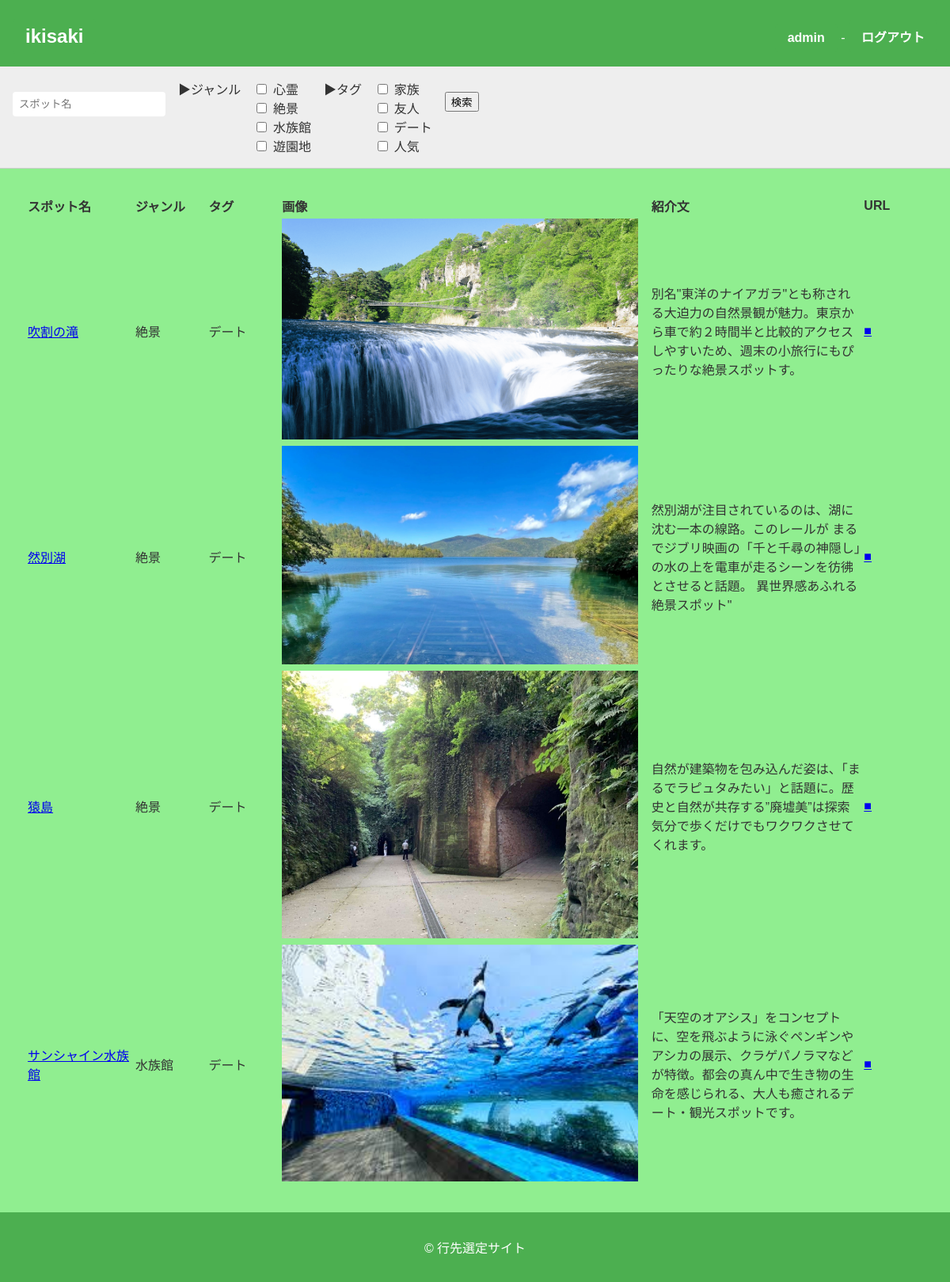
Page /spot/search (signed in) on the committed database.
### apps/ikisaki/models.py (models this page shows, shortened)
class User(db.Model, UserMixin):
    __tablename__ = "user"
    user_id = db.Column(db.String, primary_key=True, unique=True, nullable=False)
    password_hash = db.Column(db.String, nullable=False)
    schedules = db.relationship("Schedule", back_populates="user", cascade="all, delete-orphan")
    @property
    def password(self):
        raise AttributeError("読み取り不可")

class Spot(db.Model):
    __tablename__ = "spot"
    id = db.Column(db.Integer, primary_key=True, nullable=False)
    name = db.Column(db.String, nullable=False)
    genre_id = db.Column(db.Integer, nullable=False)
    introduction = db.Column(db.String, nullable=False)
    url = db.Column(db.String, nullable=True)
    user_id = db.Column(db.String, nullable=False)
    tags = db.relationship("SpotTag", backref="spot", cascade="all, delete-orphan")
    pictures = db.relationship("SpotPicture", backref="spot", cascade="all, delete-orphan")

class SpotTag(db.Model):
    __tablename__ = "spot_tag"
    spot_id = db.Column(db.Integer, db.ForeignKey("spot.id"), primary_key=True, nullable=False)
    tag = db.Column(db.String, primary_key=True, nullable=False)

class SpotPicture(db.Model):
    __tablename__ = "spot_picture"
    spot_id = db.Column(db.Integer, db.ForeignKey("spot.id"), primary_key=True, nullable=False)
    url = db.Column(db.String, primary_key=True, nullable=False)

### apps/ikisaki/views/spot.py (the view)
@ikisaki.route("/spot/search", methods=["GET", "POST"])
@login_required
def spot_search():
	ssform = SpotSearchForm()
	name_kw = (ssform.name.data or "").strip()  # 部分一致検索
	genre_ids = request.form.getlist("genre_ids")  # ["1","3",...]
	tags = request.form.getlist("tags")            # ["家族","人気",...]
	q = Spot.query.filter()
	if name_kw:
		q = q.filter(Spot.name.contains(name_kw))
	if genre_ids:
		genre_id_list = []
		for g in genre_ids:
			genre_id_list.append(int(g))
		q = q.filter(Spot.genre_id.in_(genre_id_list))
	if tags:
		q = q.filter(Spot.tags.any(SpotTag.tag.in_(tags)))
	spots = q.all()
	return render_template(
		"ikisaki/spot_search.html",
		ssform=ssform,
		name_kw=name_kw,
		genre_ids=genre_ids,
		tags=tags,
		spots=spots,
	)

### apps/ikisaki/forms.py
class SpotSearchForm(FlaskForm):
	name = StringField(
		"スポット名",
	)
	submit = SubmitField("検索")

### apps/app.py (called while the page is built)
@login_manager.user_loader
def load_user(user_id):
    from apps.ikisaki.models import User
    try:
        return User.query.get(user_id)
    except ValueError:
        return None

### apps/ikisaki/templates/ikisaki/spot_search.html (shortened to what this page needs)
{% extends "ikisaki/base.html" %}
{% block content %}
	<table>
		<tr>
			<th style="width:150px; text-align:left;">スポット名</th>
			<th style="width:100px; text-align:left;">ジャンル</th>
			<th style="width:100px; text-align:left;">タグ</th>
			<th style="width:200px; text-align:left;">画像</th>
			<th style="width:10px; text-align:left;"></th>
			<th style="width:300px; text-align:left;">紹介文</th>
			<th style="width:80px; text-align:left;">URL</th>
		</tr>
		{% for spot in spots %}
		<tr>
			<td><a href="{{url_for('ikisaki.spot_detail', spot_id=spot.id)}}">{{spot.name}}</a></td>
			<td>{{config["SPOT_LIST"].get(spot.genre_id)}}</td>
			<td>
			{% for t in spot.tags %}
				{{ t.tag }}{% if not loop.last %}, {% endif %}
			{% endfor %}
			</td>
			<td>
			{% if spot.pictures %}
				<img src="{{ config['UPLOAD_URL'] }}{{ spot.pictures[0].url }}" width="450">
			{% endif %}
			</td>
			<th style="width:10px; text-align:left;"></th>
			<td>{{spot.introduction}}</td>
			<td>{% if spot.url %}<a href="{{ spot.url }}" target="_blank">■</a>{% endif %}</td>
		</tr>
		{% endfor %}
	</table>
{% endblock %}

### apps/ikisaki/templates/ikisaki/base.html (shortened to what this page needs)
<!DOCTYPE html>
<html lang="ja">
<head>
    <link rel="stylesheet" href="{{ url_for('static', filename='css/home.css') }}">
</head>
<body>
    <header>
        <div class="header-container">
            <h1><a href="{{url_for('ikisaki.index')}}" class="spotpost-button">ikisaki</a></h1>
            {% if current_user.is_authenticated %}
                <div>
                    <span><a href="{{url_for('ikisaki.user_update')}}" class="spotpost-button">{{ current_user.user_id }}</a></span> -
                    <span><a href="{{ url_for('ikisaki.logout') }}" class="spotpost-button">ログアウト</a></span>
                </div>
            {% endif %}
        </div>
    </header>
    <nav class="genre-filter">
        {% if current_user.is_authenticated %}
            <form
                action="{{url_for('ikisaki.spot_search')}}"
                method="POST"
                enctype="multipart/form-data"
                novalidate="novalidate"
                class="search-form"
                >
                <p>{{ssform.name(value=name_kw, placeholder="スポット名")}}</p>
                <div>▶ジャンル</div>
                <div id="genre_ids">
                    {% for gid, gname in config["SPOT_LIST"].items() %}
                    {% set gid_str = gid|string %}
                    <label>
                        <input type="checkbox" name="genre_ids" value="{{ gid }}" {% if gid_str in genre_ids %}checked{% endif %}> {{ gname }}
                    </label>
                    {% endfor %}
                </div>
                <div>▶タグ</div>
                <div id="tags">
                    {% for tag in config["TAG_LIST"] %}
                    <label>
                        <input type="checkbox" name="tags" value="{{ tag }}" {% if tag in tags %}checked{% endif %}> {{ tag }}
                    </label>
                    {% endfor %}
                </div>
                <p>{{ssform.submit()}}</p>
            </form>
        {% endif %}
    </nav>
    <main>
        {% block content %}{% endblock %}
    </main>
    <footer>
        <p>&copy; 行先選定サイト</p>
    </footer>
</body></html>

### apps/static/css/home.css (style rules this page uses)
body { font-family: 'Helvetica', 'Arial', sans-serif; margin: 0; padding: 0; background-color: #f9f9f9; color: #333; }
header { background-color: #4CAF50; color: white; padding: 1rem; }
.header-container { display: flex; justify-content: space-between; align-items: center; }
.header-container h1 { margin: 0; font-size: 1.5rem; }
.search-form { display: flex; gap: 0.5rem; }
.search-form input[type="text"] { padding: 0.5rem; border: none; border-radius: 4px; }
.genre-filter { background-color: #eee; padding: 1rem; border-bottom: 1px solid #ccc; }
.genre-filter form { display: flex; flex-wrap: wrap; gap: 1rem; }
.genre-filter label { display: flex; align-items: center; gap: 0.3rem; }
main { padding: 2rem; }
footer { background-color: #4CAF50; color: white; text-align: center; padding: 1rem; position: relative; bottom: 0; }
.spotpost-button { display: inline-block; padding: 0.5rem 1rem; background-color: #4CAF50; color: white; text-decoration: none; border-radius: 4px; font-weight: bold; margin-top: 0.5rem; }
body { background-color: lightgreen; }

### rows in the picture
User: user_id "admin"
Spot: name "吹割の滝", SPOT_LIST.get "絶景", url (picture), introduction "別名\"東洋のナイアガラ\"とも称される大迫力の自然景観が魅力。東京から車で約２時間半と比較的アクセスしやすいため、週末の小旅行にもぴったりな絶景スポットす。"
SpotTag: tag "デート"
Spot: name "然別湖", SPOT_LIST.get "絶景", url (picture), introduction "然別湖が注目されているのは、湖に沈む一本の線路。このレールが まるでジブリ映画の「千と千尋の神隠し」の水の上を電車が走るシーンを彷彿とさせると話題。 異世界感あふれる絶景スポット\""
SpotTag: tag "デート"
Spot: name "猿島", SPOT_LIST.get "絶景", url (picture), introduction "自然が建築物を包み込んだ姿は、「まるでラピュタみたい」と話題に。歴史と自然が共存する”廃墟美”は探索気分で歩くだけでもワクワクさせてくれます。"
SpotTag: tag "デート"
Spot: name "サンシャイン水族館", SPOT_LIST.get "水族館", url (picture), introduction "「天空のオアシス」をコンセプトに、空を飛ぶように泳ぐペンギンやアシカの展示、クラゲパノラマなどが特徴。都会の真ん中で生き物の生命を感じられる、大人も癒されるデート・観光スポットです。"
SpotTag: tag "デート"

### other values in the picture
{{ gname }} "心霊" "絶景" "水族館" "遊園地"
{{ tag }} "家族" "友人" "デート" "人気"
